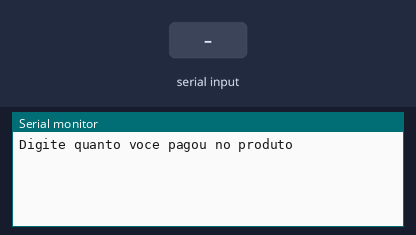
Simulated run of this sketch. Board: Arduino Uno, built with avr-gcc and run on an emulated ATmega328P. Shown: the last lines printed to the serial monitor. Inputs (shaded band) come from the test bench.

Above: at 1.2 s.
1.3 s: "90,45\n" received over Serial
At 2.2 s:
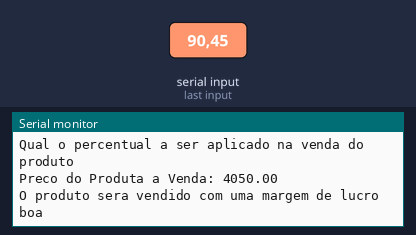
2.8 s: "5\n" received over Serial
At 4.2 s:
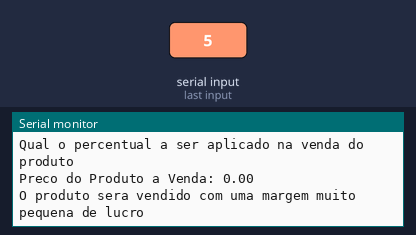

The sketch:

exercicio_101.ino
```cpp
// Elabore um programa para cálculo de preços de produtos que solicite o preço
//de compra do produto e o percentual a ser aplicado em cima desse valor para
//a venda. Calcule e exiba o preço de venda do produto. Se o percentual a ser
//aplicado for inferior a 50%, exiba uma mensagem informando ao usuário que o
//produto será vendido com uma margem muito pequena de lucro.
//
float precoCompra, percentual, precoVenda;

void setup()
{
 Serial.begin(9600);
}

void loop()
{
 //Entrada
  Serial.println("Digite quanto voce pagou no produto");
  while(!Serial.available());
  precoCompra = Serial.parseFloat();

  Serial.println("Qual o percentual a ser aplicado na venda do produto");
  while(!Serial.available());
  percentual = Serial.parseFloat();

  float precoVenda = (precoCompra * percentual);


  if(percentual < 0.50){
    Serial.println("Preco do Produto a Venda: " + String(precoVenda));
    Serial.println("O produto sera vendido com uma margem muito pequena de lucro");
  }

  else{
    Serial.println("Preco do Produta a Venda: " + String(precoVenda));
    Serial.println("O produto sera vendido com uma margem de lucro boa");
  }

  delay(1000); // Wait for 1000 millisecond(s)
}
```

Measured:
- after the input at 1.3 s, the serial monitor: prints a new line at once (image 1)
- after the input at 2.8 s, the serial monitor: prints a new line after 1.0 s (image 2)
